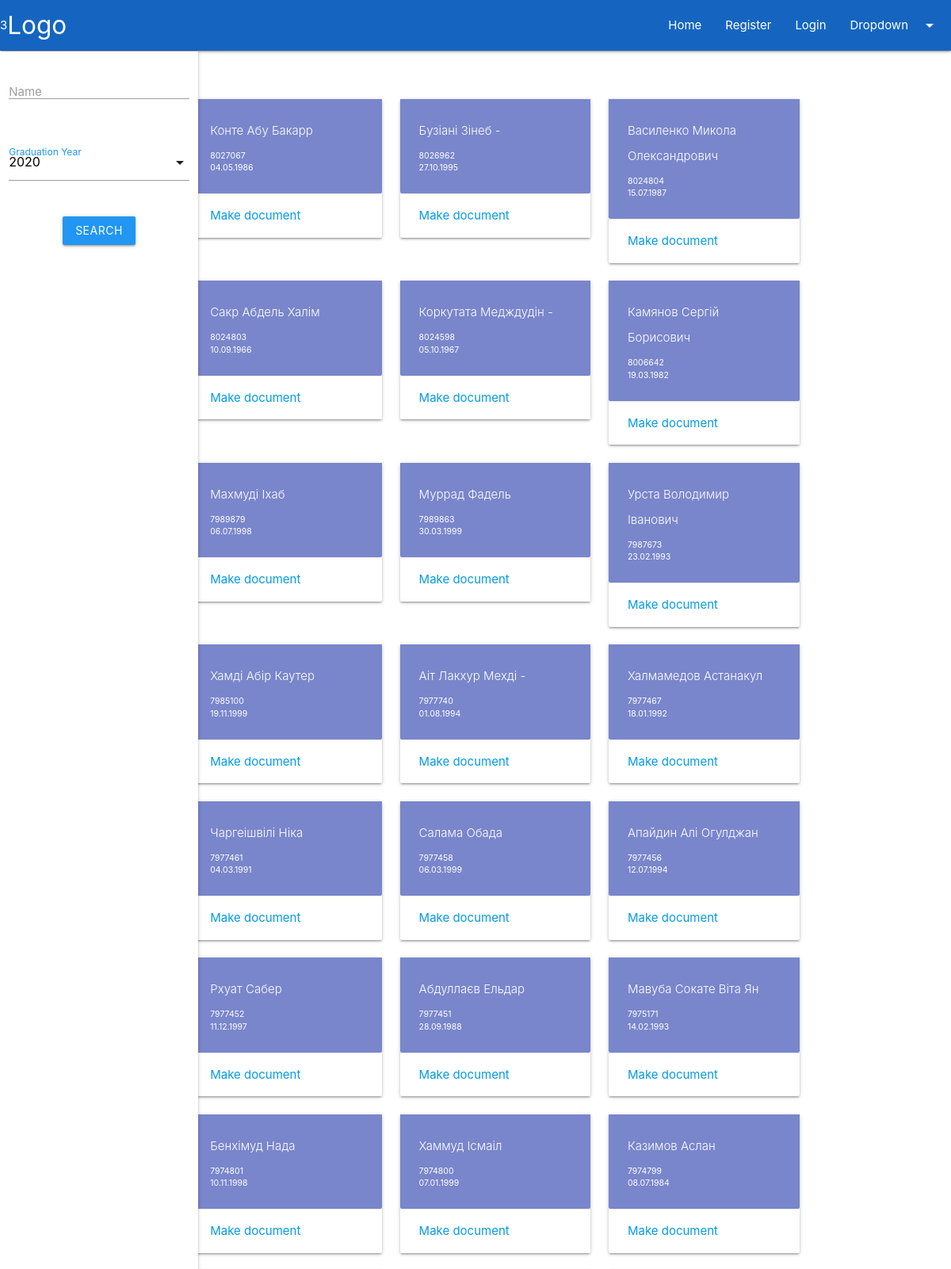
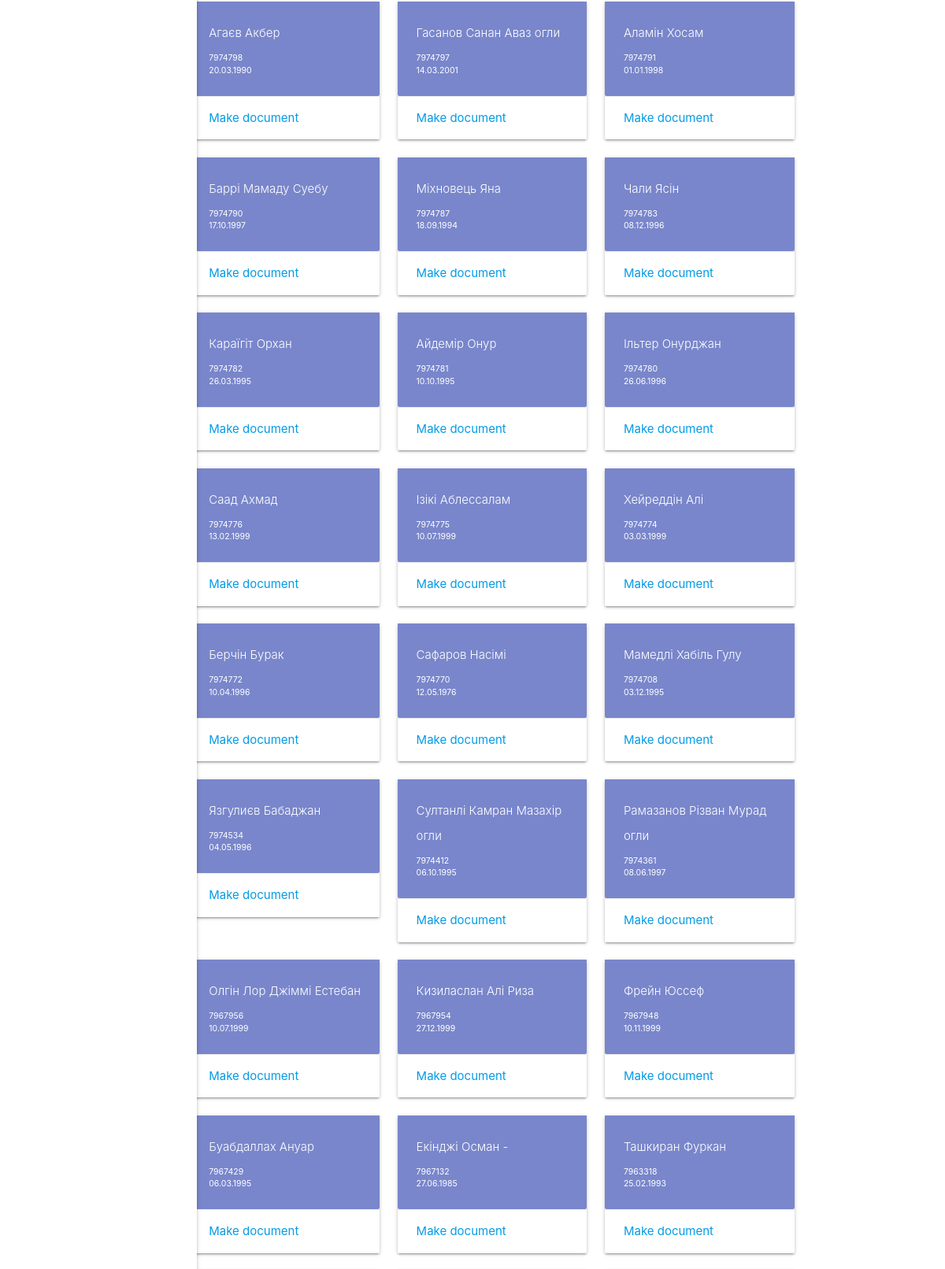
The page / (upper part) on the database its author committed (2 pictures, top to bottom).
### main/models.py (models this page shows, shortened)
class Page(models.Model):
    page_id = models.CharField(max_length=200)
    page_name = models.CharField(max_length=200)
    page_birth = models.CharField(max_length=200)
    page_nationality = models.CharField(max_length=200)
    page_nameEn = models.CharField(max_length=200)
    page_gradYear = models.CharField(max_length=200)
    page_formOfStudy = models.CharField(max_length=200)
    page_specialty = models.CharField(max_length=200)
    page_prevDoc = models.CharField(max_length=200)
    page_country = models.CharField(max_length=200, default='---')
    slug = models.SlugField()

### main/views.py (the view)
# urls.py: path("", views.homepage, name="homepage"),
def homepage(request):
    qs = Page.objects.all()
    page_id_query = request.GET.get('unique_id')
    print(page_id_query)
    if is_valid_queryPar(page_id_query):
        print("Done")
    page_name_query = request.GET.get('text-unique')
    page_gradYear_query = request.GET.get('select-box')
    if is_valid_queryPar(page_name_query):
        qs = qs.filter(page_name__icontains = page_name_query )
    if is_valid_queryPar(page_gradYear_query):
        qs = qs.filter(page_gradYear = page_gradYear_query)
    context = {
        'students': qs
    }
    print(page_name_query, page_gradYear_query)
    return render(request, 'main/home.html', context)

### main/views.py (called while the page is built)
def is_valid_queryPar(param):
    return param != '' and param is not None

### main/templates/main/home.html (shortened to what this page needs)
{% extends "main/header.html" %}
{% block content %}
    <div class="wrapper">
        <ul id="slide-out" class="sidenav sidenav-fixed">
            <form method="GET" action=".">
                <div class="row">
                    <form class="col">
                        <li>
                            <div class="input-field col s12">
                            <textarea id="icon_prefix2" class="materialize-textarea" name="text-unique"></textarea>
                            <label for="icon_prefix2">Name</label>
                            </div>
                        </li>
                        <li>
                            <div class="input-field col s12 ">
                                <label class="blue-text">Graduation Year</label>
                            </div>
                        </li>
                        <li>
                            <div class="input-field col center-align s12">
                                <button type="submit" class="btn blue">Search</button>
                        </li>
                    </form>
                </div>
            </form>
        </ul>
        <a href="#" data-target="slide-out" class="sidenav-trigger"><i class="material-icons">menu</i></a>
    </div>
    <div class="container">
        <div class="row">
            {% for stud in students %}
                <div class="col s12 m6 l4">
                    <div class="card">
                        <div class="card-content large indigo lighten-2 white-text">
                            <span class="card-title" style="font-size: 1rem">{{ stud.page_name }}</span>
                            <p style="font-size:70%">{{ stud.page_id }}</p>
                            <p style="font-size:70%">{{ stud.page_birth }}</p>
                        </div>
                        <a href="create/{{ stud.page_id }}" class="waves-effect waves-block">
                            <div class="card-action waves-block ali">
                                Make document
                            </div>
                        </a>
                    </div>
                </div>
            {% endfor %}
        </div>
    </div>
{% endblock %}

### main/templates/main/header.html (shortened to what this page needs)
<!DOCTYPE html>
  <html>
    <head>
        {% load static %}
        <link rel="stylesheet" href="https://cdnjs.cloudflare.com/ajax/libs/materialize/1.0.0/css/materialize.min.css">
    </head>
    <body>
            {% include "main/includes/navbar.html"  %}
        <br>
        {% block content %}
        {% endblock %}
        <br>
    </body>
  </html>

### main/templates/main/includes/navbar.html (shortened to what this page needs)
<div class="navbar-fixed">
    <nav>
        <div class="nav-wrapper blue darken-3">3
            <a href="/" class="brand-logo">Logo</a>
            <ul class="right hide-on-med-and-down">
                <li><a href="/">Home</a></li>
                {% if user.is_authenticated %}
                    <li><a href="/register">{{ user.username }}</a></li>
                    <li><a href="/logout">Logout</a></li>
                {% else %}
                    <li><a href="/register">Register</a></li>
                    <li><a href="/login">Login</a></li>
                {% endif %}
                <li><a class="dropdown-trigger" href="#!" data-target="dropdown1">Dropdown<i class="material-icons right">arrow_drop_down</i></a></li>
            </ul>
        </div>
    </nav>
</div>

### main/templates/main/home.html (style rules this page uses)
.sidenav { margin-top: 65px; width: 250px; }

### main/templates/main/header.html (style rules this page uses)
.container { padding-left: 50px; }

### rows shown on the page
Page: page_name "Конте Абу Бакарр", page_id "8027067", page_birth "04.05.1986"
Page: page_name "Бузіані Зінеб -", page_id "8026962", page_birth "27.10.1995"
Page: page_name "Василенко Микола Олександрович", page_id "8024804", page_birth "15.07.1987"
Page: page_name "Сакр Абдель Халім", page_id "8024803", page_birth "10.09.1966"
Page: page_name "Коркутата Медждудін -", page_id "8024598", page_birth "05.10.1967"
Page: page_name "Камянов Сергій Борисович", page_id "8006642", page_birth "19.03.1982"
Page: page_name "Махмуді Іхаб", page_id "7989879", page_birth "06.07.1998"
Page: page_name "Муррад Фадель", page_id "7989863", page_birth "30.03.1999"
Page: page_name "Урста Володимир Іванович", page_id "7987673", page_birth "23.02.1993"
Page: page_name "Хамді Абір Каутер", page_id "7985100", page_birth "19.11.1999"
Page: page_name "Аіт Лакхур Мехді -", page_id "7977740", page_birth "01.08.1994"
Page: page_name "Халмамедов Астанакул", page_id "7977467", page_birth "18.01.1992"
Page: page_name "Чаргеішвілі Ніка", page_id "7977461", page_birth "04.03.1991"
Page: page_name "Салама Обада", page_id "7977458", page_birth "06.03.1999"
Page: page_name "Апайдин Алі Огулджан", page_id "7977456", page_birth "12.07.1994"
Page: page_name "Рхуат Сабер", page_id "7977452", page_birth "11.12.1997"
Page: page_name "Абдуллаєв Ельдар", page_id "7977451", page_birth "28.09.1988"
Page: page_name "Мавуба Сокате Віта Ян", page_id "7975171", page_birth "14.02.1993"
Page: page_name "Бенхімуд Нада", page_id "7974801", page_birth "10.11.1998"
Page: page_name "Хаммуд Ісмаіл", page_id "7974800", page_birth "07.01.1999"
Page: page_name "Казимов Аслан", page_id "7974799", page_birth "08.07.1984"
Page: page_name "Агаєв Акбер", page_id "7974798", page_birth "20.03.1990"
Page: page_name "Гасанов Санан Аваз огли", page_id "7974797", page_birth "14.03.2001"
Page: page_name "Аламін Хосам", page_id "7974791", page_birth "01.01.1998"
Page: page_name "Баррі Мамаду Суебу", page_id "7974790", page_birth "17.10.1997"
Page: page_name "Міхновець Яна", page_id "7974787", page_birth "18.09.1994"
Page: page_name "Чали Ясін", page_id "7974783", page_birth "08.12.1996"
Page: page_name "Караїгіт Орхан", page_id "7974782", page_birth "26.03.1995"
Page: page_name "Айдемір Онур", page_id "7974781", page_birth "10.10.1995"
Page: page_name "Ільтер Онурджан", page_id "7974780", page_birth "26.06.1996"
Page: page_name "Саад Ахмад", page_id "7974776", page_birth "13.02.1999"
Page: page_name "Ізікі Аблессалам", page_id "7974775", page_birth "10.07.1999"
Page: page_name "Хейреддін Алі", page_id "7974774", page_birth "03.03.1999"
Page: page_name "Берчін Бурак", page_id "7974772", page_birth "10.04.1996"
Page: page_name "Сафаров Насімі", page_id "7974770", page_birth "12.05.1976"
Page: page_name "Мамедлі Хабіль Гулу", page_id "7974708", page_birth "03.12.1995"
Page: page_name "Язгулиєв Бабаджан", page_id "7974534", page_birth "04.05.1996"
Page: page_name "Султанлі Камран Мазахір огли", page_id "7974412", page_birth "06.10.1995"
Page: page_name "Рамазанов Різван Мурад огли", page_id "7974361", page_birth "08.06.1997"
Page: page_name "Олгін Лор Джіммі Естебан", page_id "7967956", page_birth "10.07.1999"
Page: page_name "Кизиласлан Алі Риза", page_id "7967954", page_birth "27.12.1999"
Page: page_name "Фрейн Юссеф", page_id "7967948", page_birth "10.11.1999"
Page: page_name "Буабдаллах Ануар", page_id "7967429", page_birth "06.03.1995"
Page: page_name "Екінджі Осман -", page_id "7967132", page_birth "27.06.1985"
Page: page_name "Ташкиран Фуркан", page_id "7963318", page_birth "25.02.1993"
